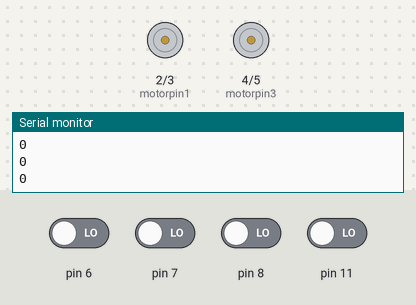
Bench run of a sketch on a simulated Arduino Uno, built with avr-gcc and run on an emulated ATmega328P. On the bench: motor-driver pin pairs drawn as motors (green arrow = first pin HIGH = forward, orange = second pin HIGH = backward, longer = more drive, scaled by the enable pin), the last lines printed to the serial monitor. The inputs (shaded band) are chosen by the test bench; at power-on: pin 6–8, pin 11 LOW.

Above: at 1.2 s.
1.3 s: pin 6 driven HIGH
At 1.7 s:
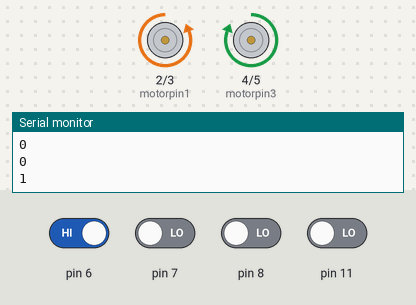
2.8 s: pin 11 driven HIGH
At 4.0 s:
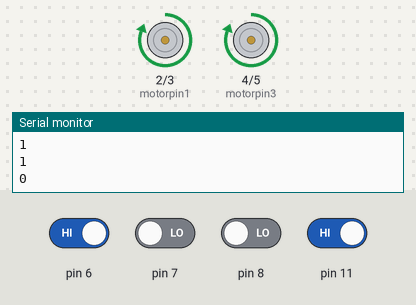
4.3 s: pin 6 driven LOW
At 5.0 s:
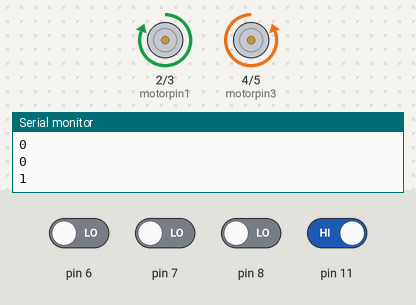
5.8 s: pin 7 driven HIGH
At 6.6 s:
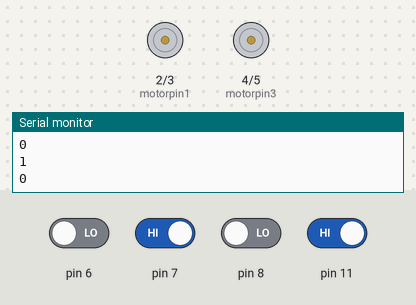
7.3 s: pin 7 driven LOW
At 8.7 s:
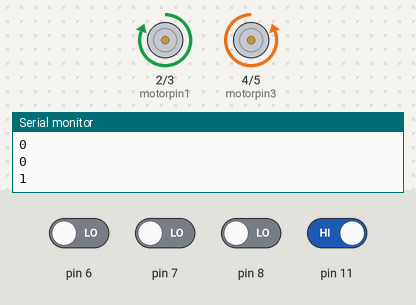
Timing chart, 0 to 9.8 s (numbered marks = the images above; inputs shaded):
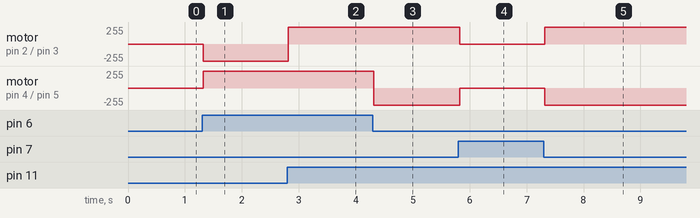

The sketch:

_4Array_Line_Follower_Robot.ino
```cpp
int
sensor1,
sensor2,
sensor3,
sensor4;

int
motorpin1 = 2,
motorpin2 = 3,
motorpin3 = 4,
motorpin4 = 5,
enable1 = 9,
enable2 = 10;

void setup()
{
  Serial.begin(9600);
  pinMode(6, INPUT);
  pinMode(7, INPUT);
  pinMode(8, INPUT);
  pinMode(11, INPUT);


  pinMode(motorpin1, OUTPUT);
  pinMode(motorpin2, OUTPUT);
  pinMode(motorpin3, OUTPUT);
  pinMode(motorpin4, OUTPUT);
  pinMode(enable1, OUTPUT);
  pinMode(enable2, OUTPUT);
  digitalWrite(enable1, HIGH);
  digitalWrite(enable2, HIGH);
}


void loop()
{
  Serial.print("");
  int sensor1 = digitalRead(6);
 Serial.print("");
  int sensor2 = digitalRead(7);
Serial.print("");
  int sensor3 = digitalRead(8);
Serial.print("");
  int sensor4 = digitalRead(11);
Serial.print("");

  Serial.println(sensor1);
  Serial.println(sensor2);
  Serial.println(sensor3);
  Serial.println(sensor4);

if ((sensor1==HIGH)&&(sensor2==HIGH)&&(sensor3==HIGH)&&(sensor4==HIGH))

    {
      digitalWrite(motorpin1, HIGH); //FOWFORD
      digitalWrite(motorpin2, LOW);
      digitalWrite(motorpin3, HIGH);
      digitalWrite(motorpin4, LOW);
    // delay(50);
    } else

 if ((sensor1==LOW)&&(sensor2==HIGH)&&(sensor3==HIGH)&&(sensor4==LOW))

    {
      digitalWrite(motorpin1, HIGH); //FOWFORD
      digitalWrite(motorpin2, LOW);
      digitalWrite(motorpin3, HIGH);
      digitalWrite(motorpin4, LOW);
    // delay(50);
    } else
if ((sensor1==HIGH)&&(sensor2==LOW)&&(sensor3==LOW)&&(sensor4==HIGH))
    {
      digitalWrite(motorpin1, HIGH); //FORWARD
      digitalWrite(motorpin2, LOW);
      digitalWrite(motorpin3, HIGH);
      digitalWrite(motorpin4, LOW);
    //  delay(50);
    } else
if ((sensor1==LOW)&&(sensor2==LOW)&&(sensor3==HIGH)&&(sensor4==HIGH))

    {
      digitalWrite(motorpin1, HIGH); //RIGHT
      digitalWrite(motorpin2, LOW);
      digitalWrite(motorpin3, LOW);
      digitalWrite(motorpin4, HIGH);
     // delay(50);
    } else
   if ((sensor1 == HIGH)&&(sensor2 == HIGH)&&(sensor3 == LOW)&&(sensor4 == LOW))
    {
      digitalWrite(motorpin1, LOW); //LEFT
      digitalWrite(motorpin2, HIGH);
      digitalWrite(motorpin3, HIGH);
      digitalWrite(motorpin4, LOW);
    //  delay(50);
    } else
   if ((sensor1 == HIGH)&&(sensor2 == HIGH)&&(sensor3 == HIGH)&&(sensor4 == LOW))
{
      digitalWrite(motorpin1, LOW); //LEFT
      digitalWrite(motorpin2, HIGH);
      digitalWrite(motorpin3, HIGH);
      digitalWrite(motorpin4, LOW);
    //  delay(50);
    } else
if ((sensor1==LOW)&&(sensor2==LOW)&&(sensor3==LOW)&&(sensor4==HIGH))
    {
      digitalWrite(motorpin1, HIGH); //RIGHT
      digitalWrite(motorpin2, LOW);
      digitalWrite(motorpin3, LOW);
      digitalWrite(motorpin4, HIGH);
      delay(50);
    } else
if ((sensor1==HIGH)&&(sensor2==HIGH)&&(sensor3==HIGH)&&(sensor4==HIGH))
    {
      digitalWrite(motorpin1, LOW); //BACKWORD
      digitalWrite(motorpin2, HIGH);
      digitalWrite(motorpin3, HIGH);
      digitalWrite(motorpin4, LOW);
   //   delay(50);
    } else
if ((sensor1==HIGH)&&(sensor2==HIGH)&&(sensor3==LOW)&&(sensor4==LOW))
    {
      digitalWrite(motorpin1, LOW); //RIGHT
      digitalWrite(motorpin2, HIGH);
      digitalWrite(motorpin3, HIGH);
      digitalWrite(motorpin4, LOW);
     // delay(50);
    } else
if ((sensor1==HIGH)&&(sensor2==LOW)&&(sensor3==LOW)&&(sensor4==LOW))
    {
      digitalWrite(motorpin1, LOW); //LEFT
      digitalWrite(motorpin2, HIGH);
      digitalWrite(motorpin3, HIGH);
      digitalWrite(motorpin4, LOW);
    //  delay(50);
    } else
if ((sensor1==LOW)&&(sensor2==HIGH)&&(sensor3==HIGH)&&(sensor4==HIGH))
    {
      digitalWrite(motorpin1, HIGH); //RIGHT
      digitalWrite(motorpin2, LOW);
      digitalWrite(motorpin3, LOW);
      digitalWrite(motorpin4, HIGH);
     // delay(50);
    }
else
    {
      digitalWrite(motorpin1, LOW); //STOP
      digitalWrite(motorpin2, LOW);
      digitalWrite(motorpin3, LOW);
      digitalWrite(motorpin4, LOW);
    //  delay(50);
    }
}
```

Measured:
- after the input at 1.3 s, motor on pin 2 (motorpin1) / pin 3 (motorpin2): stopped → backward 255/255 at once; motor on pin 4 (motorpin3) / pin 5 (motorpin4): stopped → forward 255/255 at once
- after the input at 2.8 s, motor on pin 2 (motorpin1) / pin 3 (motorpin2): backward 255/255 → forward 255/255 at once
- after the input at 4.3 s, motor on pin 4 (motorpin3) / pin 5 (motorpin4): forward 255/255 → backward 255/255 at once
- after the input at 5.8 s, motor on pin 2 (motorpin1) / pin 3 (motorpin2): forward 255/255 → stopped at once; motor on pin 4 (motorpin3) / pin 5 (motorpin4): backward 255/255 → stopped at once
- after the input at 7.3 s, motor on pin 2 (motorpin1) / pin 3 (motorpin2): stopped → forward 255/255 at once; motor on pin 4 (motorpin3) / pin 5 (motorpin4): stopped → backward 255/255 at once
